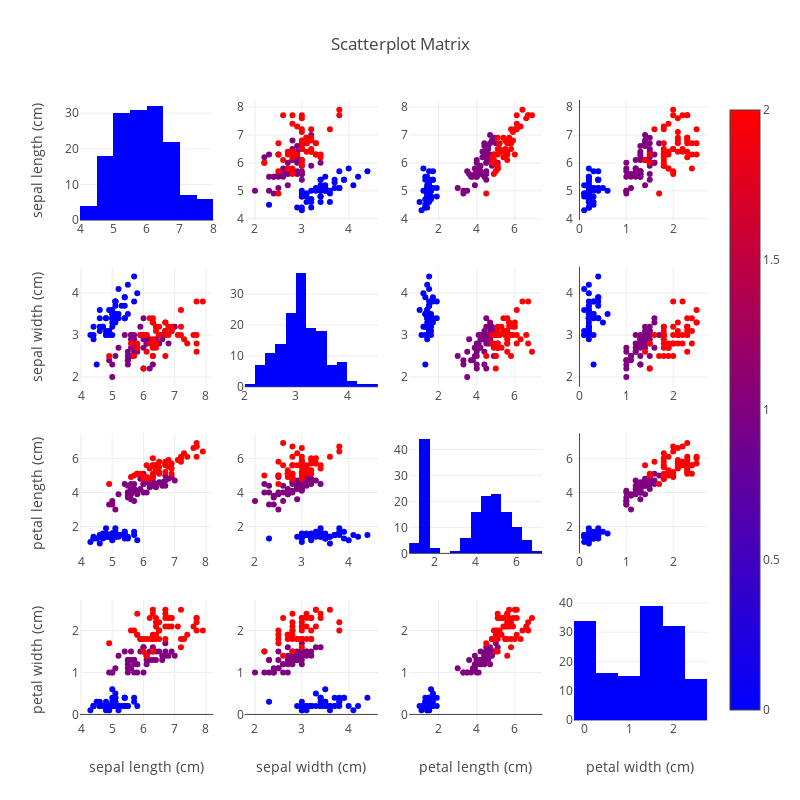

The notebook cell this image was saved under:
### Markdown cell above
# Scatterplot matrix

### Code cell
import plotly.express as px
import plotly.figure_factory as ff


# fig = px.scatter_matrix(iris, dimensions=iris_dict.feature_names, color='y')
fig = ff.create_scatterplotmatrix(iris, diag='histogram', index='y', height=800, width=800, colormap='Picnic')

fig.update_layout(template='none')
fig.show()

### Figure 1 — Plotly figure (JSON) as saved in the notebook; plotly's stock layout.template omitted (floating-point values rounded to 4 significant figures; data arrays with more than 128 entries replaced by an {"elided": "..."} marker saying what was removed)
{"data": [{"marker": {"color": "rgb(0, 0, 255)"}, "showlegend": false, "type": "histogram", "x": {"elided": "150 float values"}, "xaxis": "x", "yaxis": "y"}, {"marker": {"color": {"elided": "150 int values"}, "colorscale": [[0, "rgb(0, 0, 255)"], [1, "rgb(255, 0, 0)"]], "showscale": true, "size": 6}, "mode": "markers", "showlegend": false, "type": "scatter", "x": {"elided": "150 float values"}, "xaxis": "x2", "y": {"elided": "150 float values"}, "yaxis": "y2"}, {"marker": {"color": {"elided": "150 int values"}, "colorscale": [[0, "rgb(0, 0, 255)"], [1, "rgb(255, 0, 0)"]], "showscale": false, "size": 6}, "mode": "markers", "showlegend": false, "type": "scatter", "x": {"elided": "150 float values"}, "xaxis": "x3", "y": {"elided": "150 float values"}, "yaxis": "y3"}, {"marker": {"color": {"elided": "150 int values"}, "colorscale": [[0, "rgb(0, 0, 255)"], [1, "rgb(255, 0, 0)"]], "showscale": false, "size": 6}, "mode": "markers", "showlegend": false, "type": "scatter", "x": {"elided": "150 float values"}, "xaxis": "x4", "y": {"elided": "150 float values"}, "yaxis": "y4"}, {"marker": {"color": {"elided": "150 int values"}, "colorscale": [[0, "rgb(0, 0, 255)"], [1, "rgb(255, 0, 0)"]], "showscale": false, "size": 6}, "mode": "markers", "showlegend": false, "type": "scatter", "x": {"elided": "150 float values"}, "xaxis": "x5", "y": {"elided": "150 float values"}, "yaxis": "y5"}, {"marker": {"color": "rgb(0, 0, 255)"}, "showlegend": false, "type": "histogram", "x": {"elided": "150 float values"}, "xaxis": "x6", "yaxis": "y6"}, {"marker": {"color": {"elided": "150 int values"}, "colorscale": [[0, "rgb(0, 0, 255)"], [1, "rgb(255, 0, 0)"]], "showscale": false, "size": 6}, "mode": "markers", "showlegend": false, "type": "scatter", "x": {"elided": "150 float values"}, "xaxis": "x7", "y": {"elided": "150 float values"}, "yaxis": "y7"}, {"marker": {"color": {"elided": "150 int values"}, "colorscale": [[0, "rgb(0, 0, 255)"], [1, "rgb(255, 0, 0)"]], "showscale": false, "size": 6}, "mode": "markers", "showlegend": false, "type": "scatter", "x": {"elided": "150 float values"}, "xaxis": "x8", "y": {"elided": "150 float values"}, "yaxis": "y8"}, {"marker": {"color": {"elided": "150 int values"}, "colorscale": [[0, "rgb(0, 0, 255)"], [1, "rgb(255, 0, 0)"]], "showscale": false, "size": 6}, "mode": "markers", "showlegend": false, "type": "scatter", "x": {"elided": "150 float values"}, "xaxis": "x9", "y": {"elided": "150 float values"}, "yaxis": "y9"}, {"marker": {"color": {"elided": "150 int values"}, "colorscale": [[0, "rgb(0, 0, 255)"], [1, "rgb(255, 0, 0)"]], "showscale": false, "size": 6}, "mode": "markers", "showlegend": false, "type": "scatter", "x": {"elided": "150 float values"}, "xaxis": "x10", "y": {"elided": "150 float values"}, "yaxis": "y10"}, {"marker": {"color": "rgb(0, 0, 255)"}, "showlegend": false, "type": "histogram", "x": {"elided": "150 float values"}, "xaxis": "x11", "yaxis": "y11"}, {"marker": {"color": {"elided": "150 int values"}, "colorscale": [[0, "rgb(0, 0, 255)"], [1, "rgb(255, 0, 0)"]], "showscale": false, "size": 6}, "mode": "markers", "showlegend": false, "type": "scatter", "x": {"elided": "150 float values"}, "xaxis": "x12", "y": {"elided": "150 float values"}, "yaxis": "y12"}, {"marker": {"color": {"elided": "150 int values"}, "colorscale": [[0, "rgb(0, 0, 255)"], [1, "rgb(255, 0, 0)"]], "showscale": false, "size": 6}, "mode": "markers", "showlegend": false, "type": "scatter", "x": {"elided": "150 float values"}, "xaxis": "x13", "y": {"elided": "150 float values"}, "yaxis": "y13"}, {"marker": {"color": {"elided": "150 int values"}, "colorscale": [[0, "rgb(0, 0, 255)"], [1, "rgb(255, 0, 0)"]], "showscale": false, "size": 6}, "mode": "markers", "showlegend": false, "type": "scatter", "x": {"elided": "150 float values"}, "xaxis": "x14", "y": {"elided": "150 float values"}, "yaxis": "y14"}, {"marker": {"color": {"elided": "150 int values"}, "colorscale": [[0, "rgb(0, 0, 255)"], [1, "rgb(255, 0, 0)"]], "showscale": false, "size": 6}, "mode": "markers", "showlegend": false, "type": "scatter", "x": {"elided": "150 float values"}, "xaxis": "x15", "y": {"elided": "150 float values"}, "yaxis": "y15"}, {"marker": {"color": "rgb(0, 0, 255)"}, "showlegend": false, "type": "histogram", "x": {"elided": "150 float values"}, "xaxis": "x16", "yaxis": "y16"}], "layout": {"barmode": "stack", "dragmode": "select", "height": 800, "showlegend": true, "title": {"text": "Scatterplot Matrix"}, "width": 800, "xaxis": {"anchor": "y", "autorange": true, "domain": [0, 0.2125], "range": [4, 8], "type": "linear"}, "xaxis10": {"anchor": "y10", "autorange": true, "domain": [0.2625, 0.475], "range": [1.778, 4.622], "type": "linear"}, "xaxis11": {"anchor": "y11", "autorange": true, "domain": [0.525, 0.7375], "range": [0.75, 7.25], "type": "linear"}, "xaxis12": {"anchor": "y12", "autorange": true, "domain": [0.7875, 1], "range": [-0.1224, 2.722], "type": "linear"}, "xaxis13": {"anchor": "y13", "autorange": true, "domain": [0, 0.2125], "range": [3.966, 8.234], "title": {"text": "sepal length (cm)"}, "type": "linear"}, "xaxis14": {"anchor": "y14", "autorange": true, "domain": [0.2625, 0.475], "range": [1.778, 4.622], "title": {"text": "sepal width (cm)"}, "type": "linear"}, "xaxis15": {"anchor": "y15", "autorange": true, "domain": [0.525, 0.7375], "range": [0.4532, 7.447], "title": {"text": "petal length (cm)"}, "type": "linear"}, "xaxis16": {"anchor": "y16", "autorange": true, "domain": [0.7875, 1], "range": [-0.25, 2.75], "title": {"text": "petal width (cm)"}, "type": "linear"}, "xaxis2": {"anchor": "y2", "autorange": true, "domain": [0.2625, 0.475], "range": [1.778, 4.622], "type": "linear"}, "xaxis3": {"anchor": "y3", "autorange": true, "domain": [0.525, 0.7375], "range": [0.4532, 7.447], "type": "linear"}, "xaxis4": {"anchor": "y4", "autorange": true, "domain": [0.7875, 1], "range": [-0.1224, 2.722], "type": "linear"}, "xaxis5": {"anchor": "y5", "autorange": true, "domain": [0, 0.2125], "range": [3.966, 8.234], "type": "linear"}, "xaxis6": {"anchor": "y6", "autorange": true, "domain": [0.2625, 0.475], "range": [2.0, 4.6], "type": "linear"}, "xaxis7": {"anchor": "y7", "autorange": false, "domain": [0.525, 0.7375], "range": [0.4532, 7.447], "type": "linear"}, "xaxis8": {"anchor": "y8", "autorange": true, "domain": [0.7875, 1], "range": [-0.1224, 2.722], "type": "linear"}, "xaxis9": {"anchor": "y9", "autorange": true, "domain": [0, 0.2125], "range": [3.966, 8.234], "type": "linear"}, "yaxis": {"anchor": "x", "autorange": true, "domain": [0.8063, 1], "range": [0, 33.68], "title": {"text": "sepal length (cm)"}}, "yaxis10": {"anchor": "x10", "autorange": true, "domain": [0.2687, 0.4625], "range": [0.4279, 7.472], "type": "linear"}, "yaxis11": {"anchor": "x11", "autorange": true, "domain": [0.2687, 0.4625], "range": [0, 46.32]}, "yaxis12": {"anchor": "x12", "autorange": true, "domain": [0.2687, 0.4625], "range": [0.4279, 7.472], "type": "linear"}, "yaxis13": {"anchor": "x13", "autorange": true, "domain": [0, 0.1938], "range": [-0.1327, 2.733], "title": {"text": "petal width (cm)"}, "type": "linear"}, "yaxis14": {"anchor": "x14", "autorange": true, "domain": [0, 0.1938], "range": [-0.1327, 2.733], "type": "linear"}, "yaxis15": {"anchor": "x15", "autorange": true, "domain": [0, 0.1938], "range": [-0.1327, 2.733], "type": "linear"}, "yaxis16": {"anchor": "x16", "autorange": true, "domain": [0, 0.1938], "range": [0, 41.05]}, "yaxis2": {"anchor": "x2", "autorange": true, "domain": [0.8063, 1], "range": [3.951, 8.249], "type": "linear"}, "yaxis3": {"anchor": "x3", "autorange": true, "domain": [0.8063, 1], "range": [3.951, 8.249], "type": "linear"}, "yaxis4": {"anchor": "x4", "autorange": true, "domain": [0.8063, 1], "range": [3.951, 8.249], "type": "linear"}, "yaxis5": {"anchor": "x5", "autorange": true, "domain": [0.5375, 0.7312], "range": [1.767, 4.633], "title": {"text": "sepal width (cm)"}, "type": "linear"}, "yaxis6": {"anchor": "x6", "autorange": true, "domain": [0.5375, 0.7312], "range": [0, 38.95]}, "yaxis7": {"anchor": "x7", "autorange": false, "domain": [0.5375, 0.7312], "range": [1.767, 4.633], "type": "linear"}, "yaxis8": {"anchor": "x8", "autorange": true, "domain": [0.5375, 0.7312], "range": [1.767, 4.633], "type": "linear"}, "yaxis9": {"anchor": "x9", "autorange": true, "domain": [0.2687, 0.4625], "range": [0.4279, 7.472], "title": {"text": "petal length (cm)"}, "type": "linear"}}}
